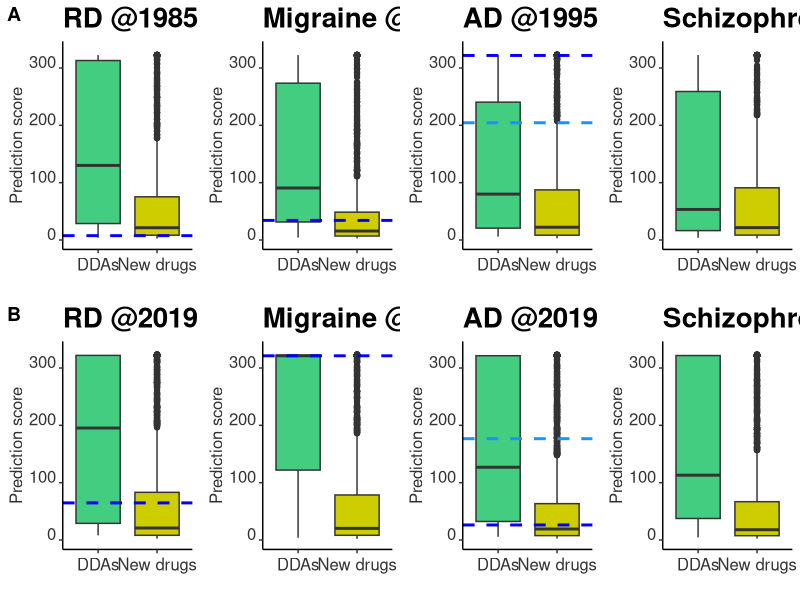

Write the R code that produced this figure.
### Figure 4A: Cut-off date is one year prior to Swanson's discovery

# Set the working directory
setwd("PATH_OF_WORKING_DIRECTORY")

### To draw boxplot using ggplot2
library(ggplot2)
library(ggpubr)

### Raynaud's disease
### To read known and new predicted drugs
data_r1 <- read.table("Swanson_cutoff/raynauds_syndrome_boxPlotData_drugAndPredScore.txt", 
						header=TRUE, sep="\t", quote="")
label_r1 <- read.table("Swanson_cutoff/raynauds_syndrome_boxPlotData_label.txt", 
						header=TRUE, quote="")
data_label_r1 <- cbind(data_r1,label_r1)

### To draw boxplot using ggplot2
Drugs_r1 <- as.factor(data_label_r1$label)
Prediction_score_r1 <- as.numeric(data_label_r1$fet_p_value_and_ratio)

### fill boxes with colors
r1 <- ggplot(data_label_r1, aes(x=Drugs_r1, y=Prediction_score_r1, 
			fill=Drugs_r1)) + 
			geom_boxplot() + 
			ylim(0,330) +
			labs(title="RD @1985", x="", y = "Prediction score") +
			scale_x_discrete(breaks=c("1","2"), labels=c("DDAs","New drugs")) + 
			theme_classic() + 
			theme(
					plot.title = element_text(size=20, face="bold"), 
					axis.text.x = element_text(color = "grey20", size = 12, 
												hjust = .5, vjust = .5, 
												face = "plain"), 
					axis.text.y = element_text(color = "grey20", size = 12, 
												angle = 0, hjust = 1, vjust = 0,
												face = "plain"), 
					axis.title.x = element_text(color = "grey20", size = 12, 
												angle = 0, hjust = .5, vjust = 0, 
												face = "plain"), 
					axis.title.y = element_text(color = "grey20", size = 12, 
												angle = 90, hjust = .5, vjust = .5, 
												face = "plain"), 
					legend.position="none"
			)
 
### Prediction score of known drug – Fish oil: 7.526786746680776
### change box fill color manually and draw line for known drug
r11 <- r1 + scale_fill_manual(values=c("seagreen3", "yellow3")) + 
			geom_hline(yintercept=c(7.526786746680776), linetype="dashed", 
						color = c("blue"), size= 1.0)

### Migraine
### To read known and new predicted drugs
data_m1 <- read.table("Swanson_cutoff/migraine_boxPlotData_drugAndPredScore.txt", 
						header=TRUE, sep="\t", quote="")
label_m1 <- read.table("Swanson_cutoff/migraine_boxPlotData_label.txt", 
						header=TRUE, quote="")
data_label_m1 <- cbind(data_m1,label_m1)

### To draw boxplot using ggplot2
Drugs_m1 <- as.factor(data_label_m1$label)
Prediction_score_m1 <- as.numeric(data_label_m1$fet_p_value_and_ratio)

### fill boxes with colors
m1 <- ggplot(data_label_m1, aes(x=Drugs_m1, y=Prediction_score_m1, 
			fill=Drugs_m1)) + 
			geom_boxplot() + 
			ylim(0,330) + 
			labs(title="Migraine @1987", x="", y = "Prediction score") +
			scale_x_discrete(breaks=c("1","2"), labels=c("DDAs","New drugs")) + 
			theme_classic() + 
			theme(
					plot.title = element_text(size=20, face="bold"), 
					axis.text.x = element_text(color = "grey20", size = 12, 
												hjust = .5, vjust = .5, 
												face = "plain"), 
					axis.text.y = element_text(color = "grey20", size = 12, 
												angle = 0, hjust = 1, vjust = 0, 
												face = "plain"), 
					axis.title.x = element_text(color = "grey20", size = 12, 
												angle = 0, hjust = .5, vjust = 0, 
												face = "plain"), 
					axis.title.y = element_text(color = "grey20", size = 12, 
												angle = 90, hjust = .5, vjust = .5, 
												face = "plain"), 
					legend.position="none"
			)

### Prediction score of known drug – Magnesium: 34.17133211345856
### change box fill color manually and draw line for known drug	
m11 <- m1 + scale_fill_manual(values=c("seagreen3", "yellow3")) + 
			geom_hline(yintercept=c(34.17133211345856), linetype="dashed", 
						color = c("blue"), size= 1.0)


### Alzheimer's disease
### To read known and new predicted drugs
data_a1 <- read.table("Swanson_cutoff/alzheimers_disease_boxPlotData_drugAndPredScore.txt", 
						header=TRUE, sep="\t", quote="")
label_a1 <- read.table("Swanson_cutoff/alzheimers_disease_boxPlotData_label.txt", 
						header=TRUE, quote="")
data_label_a1 <- cbind(data_a1,label_a1)

### To draw boxplot using ggplot2
Drugs_a1 <- as.factor(data_label_a1$label)
Prediction_score_a1 <- as.numeric(data_label_a1$fet_p_value_and_ratio)

### fill boxes with colors
a1 <- ggplot(data_label_a1, aes(x=Drugs_a1, y=Prediction_score_a1, 
			fill=Drugs_a1)) + 
			geom_boxplot() + 
			ylim(0,330) + 
			labs(title="AD @1995", x="", y = "Prediction score") +
			scale_x_discrete(breaks=c("1","2"), labels=c("DDAs","New drugs")) + 
			theme_classic() + 
			theme(
					plot.title = element_text(size=20, face="bold"), 
					axis.text.x = element_text(color = "grey20", size = 12, 
												hjust = .5, vjust = .5, 
												face = "plain"), 
					axis.text.y = element_text(color = "grey20", size = 12, 
												angle = 0, hjust = 1, vjust = 0, 
												face = "plain"), 
					axis.title.x = element_text(color = "grey20", size = 12, 
												angle = 0, hjust = .5, vjust = 0, 
												face = "plain"), 
					axis.title.y = element_text(color = "grey20", size = 12, 
												angle = 90, hjust = .5, vjust = .5, 
												face = "plain"), 
					legend.position="none"
			)

### Prediction score of known drug – Indomethacin (CDM00000570): 321.8637302593377
### Prediction score of known drug – estrogen (CDM00000436): 204.46628669040342
### change box color manually and draw line for known drug
a11 <- a1 + scale_fill_manual(values=c("seagreen3", "yellow3")) + 
			geom_hline(yintercept=c(321.8637302593377, 204.46628669040342), 
						linetype="dashed", 
						color = c("blue", "dodgerblue"), size= 1.0)


### Schizophrenia
### To read known and new predicted drugs
data_s1 <- read.table("Swanson_cutoff/schizophrenia_boxPlotData_drugAndPredScore.txt", 
						header=TRUE, sep="\t", quote="")
label_s1 <- read.table("Swanson_cutoff/schizophrenia_boxPlotData_label.txt", 
						header=TRUE, quote="")
data_label_s1 <- cbind(data_s1,label_s1)

### To draw boxplot using ggplot2
Drugs_s1 <- as.factor(data_label_s1$label)
Prediction_score_s1 <- as.numeric(data_label_s1$fet_p_value_and_ratio)

### fill boxes with colors
s1 <- ggplot(data_label_s1, aes(x=Drugs_s1, y=Prediction_score_s1, 
			fill=Drugs_s1)) + 
			geom_boxplot() + 
			ylim(0,330) +
			labs(title="Schizophrenia @1997", x="", y = "Prediction score") +
			scale_x_discrete(breaks=c("1","2"), labels=c("DDAs","New drugs")) + 
			theme_classic() + 
			theme(
					plot.title = element_text(size=20, face="bold"), 
					axis.text.x = element_text(color = "grey20", size = 12, 
												hjust = .5, vjust = .5, 
												face = "plain"), 
					axis.text.y = element_text(color = "grey20", size = 12, 
												angle = 0, hjust = 1, vjust = 0, 
												face = "plain"), 
					axis.title.x = element_text(color = "grey20", size = 12, 
												angle = 0, hjust = .5, vjust = 0, 
												face = "plain"), 
					axis.title.y = element_text(color = "grey20", size = 12, 
												angle = 90, hjust = .5, 
												vjust = .5, face = "plain"), 
					legend.position="none"
			)

### change box color manually and draw line for known drug
s11 <- s1 + scale_fill_manual(values=c("seagreen3", "yellow3"))



### Figure 4B: Cut-off date is March 2019

### Raynaud's disease
### To read known and new predicted drugs
data_r2 <- read.table("march2019_Swanson_diseases/raynauds_syndrome_boxPlotData_drugAndPredScore.txt", 
						header=TRUE, sep="\t", quote="")
label_r2 <- read.table("march2019_Swanson_diseases/raynauds_syndrome_boxPlotData_label.txt", 
						header=TRUE, quote="")
data_label_r2 <- cbind(data_r2,label_r2)

### To draw boxplot using ggplot2
Drugs_r2 <- as.factor(data_label_r2$label)
Prediction_score_r2 <- as.numeric(data_label_r2$fet_p_value_and_ratio)

### fill boxes with colors
r2 <- ggplot(data_label_r2, aes(x=Drugs_r2, y=Prediction_score_r2, 
			fill=Drugs_r2)) + 
			geom_boxplot() + 
			ylim(0,330) +
			labs(title="RD @2019", x="", y = "Prediction score") +
			scale_x_discrete(breaks=c("1","2"), labels=c("DDAs","New drugs")) + 
			theme_classic() + 
			theme(
					plot.title = element_text(size=20, face="bold"), 
					axis.text.x = element_text(color = "grey20", size = 12, 
												hjust = .5, vjust = .5, 
												face = "plain"), 
					axis.text.y = element_text(color = "grey20", size = 12, 
												angle = 0, hjust = 1, 
												vjust = 0, face = "plain"), 
					axis.title.x = element_text(color = "grey20", size = 12, 
												angle = 0, hjust = .5, 
												vjust = 0, face = "plain"), 
					axis.title.y = element_text(color = "grey20", size = 12, 
												angle = 90, hjust = .5, 
												vjust = .5, face = "plain"), 
					legend.position="none"
			)

### Prediction score of known drug – Fish oil: 64.69839709150772
### change box fill color manually and draw line for known drug
r22 <- r2 + scale_fill_manual(values=c("seagreen3", "yellow3")) + 
			geom_hline(yintercept=c(64.69839709150772), linetype="dashed", 
						color = c("blue"), size= 1.0)


### Migraine
### To read known and new predicted drugs
data_m2 <- read.table("march2019_Swanson_diseases/migraine_boxPlotData_drugAndPredScore.txt", 
						header=TRUE, sep="\t", quote="")
label_m2 <- read.table("march2019_Swanson_diseases/migraine_boxPlotData_label.txt", 
						header=TRUE, quote="")
data_label_m2 <- cbind(data_m2,label_m2)

### To draw boxplot using ggplot2
Drugs_m2 <- as.factor(data_label_m2$label)
Prediction_score_m2 <- as.numeric(data_label_m2$fet_p_value_and_ratio)

### fill boxes with colors
m2 <- ggplot(data_label_m2, aes(x=Drugs_m2, y=Prediction_score_m2, 
			fill=Drugs_m2)) + 
			geom_boxplot() + 
			ylim(0,330) + 
			labs(title="Migraine @2019", x="", y = "Prediction score") +
			scale_x_discrete(breaks=c("1","2"), labels=c("DDAs","New drugs")) + 
			theme_classic() + 
			theme(
					plot.title = element_text(size=20, face="bold"), 
					axis.text.x = element_text(color = "grey20", size = 12, 
												hjust = .5, vjust = .5, 
												face = "plain"), 
					axis.text.y = element_text(color = "grey20", size = 12, 
												angle = 0, hjust = 1, 
												vjust = 0, face = "plain"), 
					axis.title.x = element_text(color = "grey20", size = 12, 
												angle = 0, hjust = .5, 
												vjust = 0, face = "plain"), 
					axis.title.y = element_text(color = "grey20", size = 12, 
												angle = 90, hjust = .5, 
												vjust = .5, face = "plain"), 
					legend.position="none"
			)
 
### Prediction score of known drug – Magnesium: 321.28177806710437
### change box fill color manually and draw line for known drug
m22 <- m2 + scale_fill_manual(values=c("seagreen3", "yellow3")) + 
			geom_hline(yintercept=c(321.28177806710437), linetype="dashed", 
						color = c("blue"), size= 1.0)


### Alzheimer's disease
### To read known and new predicted drugs
data_a2 <- read.table("march2019_Swanson_diseases/alzheimers_disease_boxPlotData_drugAndPredScore.txt", 
						header=TRUE, sep="\t", quote="")
label_a2 <- read.table("march2019_Swanson_diseases/alzheimers_disease_boxPlotData_label.txt", 
						header=TRUE, quote="")
data_label_a2 <- cbind(data_a2,label_a2)

### To draw boxplot using ggplot2
Drugs_a2 <- as.factor(data_label_a2$label)
Prediction_score_a2 <- as.numeric(data_label_a2$fet_p_value_and_ratio)

### fill boxes with colors
a2 <- ggplot(data_label_a2, aes(x=Drugs_a2, y=Prediction_score_a2, 
			fill=Drugs_a2)) + 
			geom_boxplot() + 
			ylim(0,330) + 
			labs(title="AD @2019", x="", y = "Prediction score") +
			scale_x_discrete(breaks=c("1","2"), labels=c("DDAs","New drugs")) + 
			theme_classic() + 
			theme(
					plot.title = element_text(size=20, face="bold"), 
					axis.text.x = element_text(color = "grey20", size = 12, 
												hjust = .5, vjust = .5, 
												face = "plain"), 
					axis.text.y = element_text(color = "grey20", size = 12, 
												angle = 0, hjust = 1, 
												vjust = 0, face = "plain"), 
					axis.title.x = element_text(color = "grey20", size = 12, 
												angle = 0, hjust = .5, 
												vjust = 0, face = "plain"), 
					axis.title.y = element_text(color = "grey20", size = 12, 
												angle = 90, hjust = .5, 
												vjust = .5, face = "plain"), 
					legend.position="none"
			)

### Prediction score of known drug – Indomethacin (CDM00000570): 26.180786662368238
### Prediction score of known drug – estrogen (CDM00000436): 176.64298041099383
### change box color manually and draw line for known drug
a22 <- a2 + scale_fill_manual(values=c("seagreen3", "yellow3")) + 
			geom_hline(yintercept=c(26.180786662368238, 176.64298041099383), 
						linetype="dashed", color = c("blue", "dodgerblue"), 
						size= 1.0)


### Schizophrenia
### To read known and new predicted drugs
data_s2 <- read.table("march2019_Swanson_diseases/schizophrenia_boxPlotData_drugAndPredScore.txt", 
						header=TRUE, sep="\t", quote="")
label_s2 <- read.table("march2019_Swanson_diseases/schizophrenia_boxPlotData_label.txt", 
						header=TRUE, quote="")
data_label_s2 <- cbind(data_s2,label_s2)

### To draw boxplot using ggplot2
Drugs_s2 <- as.factor(data_label_s2$label)
Prediction_score_s2 <- as.numeric(data_label_s2$fet_p_value_and_ratio)

### fill boxes with colors
s2 <- ggplot(data_label_s2, aes(x=Drugs_s2, y=Prediction_score_s2, 
			fill=Drugs_s2)) + 
			geom_boxplot() + 
			ylim(0,330) + 
			labs(title="Schizophrenia @2019", x="", y = "Prediction score") +
			scale_x_discrete(breaks=c("1","2"), labels=c("DDAs","New drugs")) + 
			theme_classic() + 
			theme(
					plot.title = element_text(size=20, face="bold"), 
					axis.text.x = element_text(color = "grey20", size = 12, 
												hjust = .5, vjust = .5, 
												face = "plain"), 
					axis.text.y = element_text(color = "grey20", size = 12, 
												angle = 0, hjust = 1, 
												vjust = 0, face = "plain"), 
					axis.title.x = element_text(color = "grey20", size = 12, 
												angle = 0, hjust = .5, 
												vjust = 0, face = "plain"), 
					axis.title.y = element_text(color = "grey20", size = 12, 
												angle = 90, hjust = .5, 
												vjust = .5, face = "plain"), 
					legend.position="none"
			)

### change box color manually and draw line for known drug
s22 <- s2 + scale_fill_manual(values=c("seagreen3", "yellow3"))


### combine all the plots (Figure 4A, Figure 4B)
sd <- ggarrange(r11, m11, a11, s11, ncol = 4, nrow = 1)
m2019 <- ggarrange(r22, m22, a22, s22, ncol = 4, nrow = 1)
both <- ggarrange(sd, m2019,
          labels = c("A", "B"),
          ncol = 1, nrow = 2)
plot(both)
